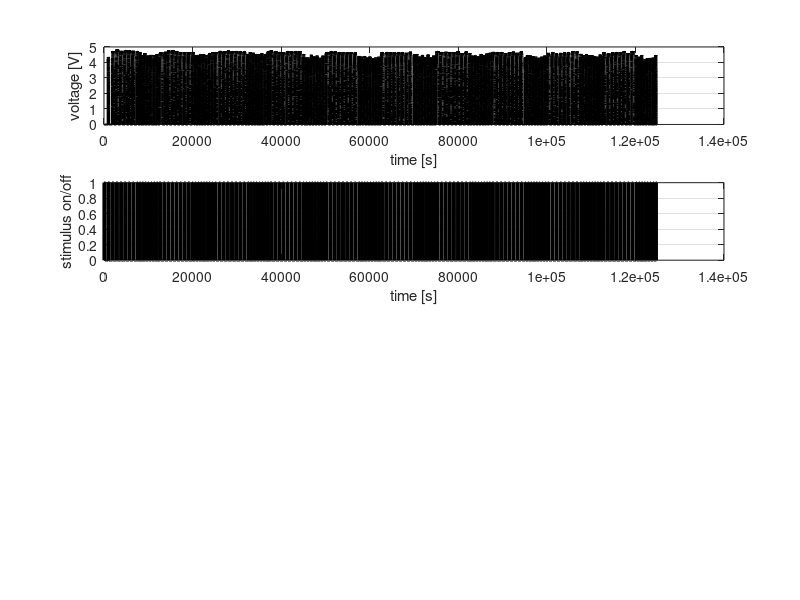
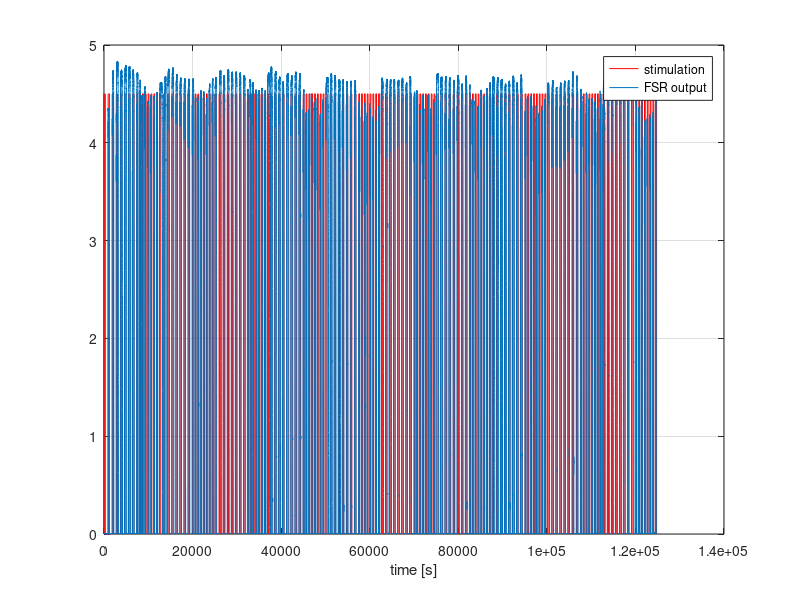

Write the MATLAB code that produced these figures, in order.
clear all;close all;clc;
%%

dataFileRaw = importdata('dataLog.txt');
time=dataFileRaw.data(:,1);
volt=dataFileRaw.data(:,2);
stimul=dataFileRaw.data(:,3);
%
% t = (time-time(1))/10^6;
% dt = time(2:end)-time(1:end-1);
% mean(dt);
figure();
subplot(4,1,1);plot(volt/1024*5,'k','linewidth',2);xlabel('time [s]');ylabel('voltage [V]');grid on; hold on;
subplot(4,1,2);plot(stimul,'k','linewidth',2);xlabel('time [s]');ylabel('stimulus on/off');grid on; hold on;
%subplot(4,1,3);plot(t(1:end-1),dt/1000.0);xlabel('time [s]');ylabel('time [ms]');grid on; hold on;
%subplot(4,1,4);plot(t(1:end-1),10^6./dt);xlabel('time [s]');ylabel('Freq [Hz]');grid on; hold on;


% figure();
% plot(t,stimul*4.5,'r');hold on; grid on;
% plot(t,volt/1024*5);legend('stimulation','FSR output');xlabel('time [s]');


figure();
plot(stimul*4.5,'r');hold on; grid on;
plot(volt/1024*5);legend('stimulation','FSR output');xlabel('time [s]');